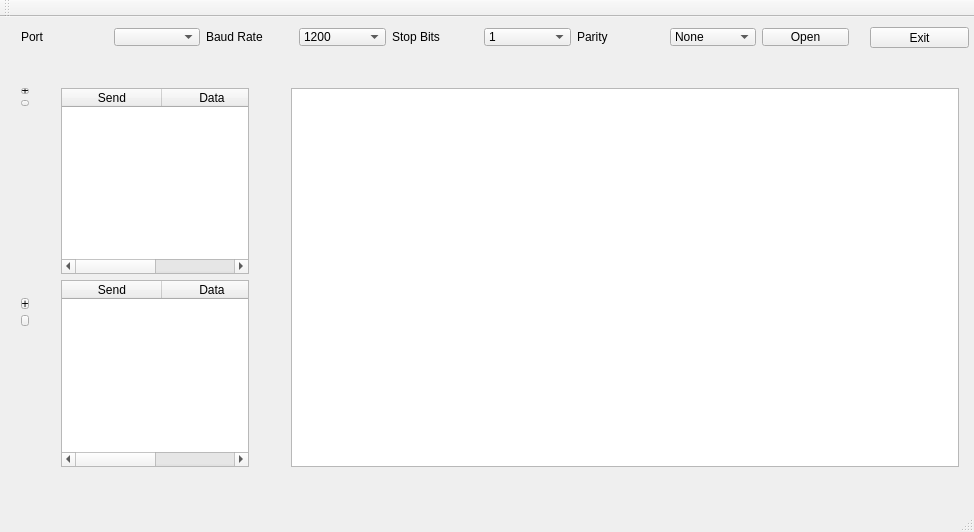
<?xml version="1.0" encoding="UTF-8"?>
<ui version="4.0">
 <class>serialPortApp</class>
 <widget class="QMainWindow" name="serialPortApp">
  <property name="geometry">
   <rect>
    <x>0</x>
    <y>0</y>
    <width>974</width>
    <height>532</height>
   </rect>
  </property>
  <property name="windowTitle">
   <string>serialPortApp</string>
  </property>
  <widget class="QWidget" name="centralWidget">
   <widget class="QPushButton" name="exitBtn">
    <property name="geometry">
     <rect>
      <x>870</x>
      <y>10</y>
      <width>99</width>
      <height>21</height>
     </rect>
    </property>
    <property name="text">
     <string>Exit</string>
    </property>
   </widget>
   <widget class="QWidget" name="gridLayoutWidget">
    <property name="geometry">
     <rect>
      <x>50</x>
      <y>60</y>
      <width>210</width>
      <height>401</height>
     </rect>
    </property>
    <layout class="QGridLayout" name="gridLayout">
     <item row="0" column="0">
      <widget class="QTableWidget" name="inputTable">
       <column>
        <property name="text">
         <string>Send</string>
        </property>
       </column>
       <column>
        <property name="text">
         <string>Data</string>
        </property>
       </column>
      </widget>
     </item>
     <item row="2" column="0">
      <widget class="QTableWidget" name="outputTable">
       <column>
        <property name="text">
         <string>Send</string>
        </property>
       </column>
       <column>
        <property name="text">
         <string>Data</string>
        </property>
       </column>
      </widget>
     </item>
    </layout>
   </widget>
   <widget class="QWidget" name="gridLayoutWidget_2">
    <property name="geometry">
     <rect>
      <x>280</x>
      <y>60</y>
      <width>690</width>
      <height>401</height>
     </rect>
    </property>
    <layout class="QGridLayout" name="dataLayout">
     <item row="0" column="0">
      <widget class="QTextEdit" name="mainData"/>
     </item>
    </layout>
   </widget>
   <widget class="QWidget" name="horizontalLayoutWidget">
    <property name="geometry">
     <rect>
      <x>10</x>
      <y>0</y>
      <width>850</width>
      <height>40</height>
     </rect>
    </property>
    <layout class="QHBoxLayout" name="horizontalLayout_3">
     <item>
      <widget class="QLabel" name="label_4">
       <property name="text">
        <string>Port</string>
       </property>
      </widget>
     </item>
     <item>
      <widget class="QComboBox" name="portCombo"/>
     </item>
     <item>
      <widget class="QLabel" name="label">
       <property name="text">
        <string>Baud Rate</string>
       </property>
      </widget>
     </item>
     <item>
      <widget class="QComboBox" name="baudCombo">
       <item>
        <property name="text">
         <string>1200</string>
        </property>
       </item>
       <item>
        <property name="text">
         <string>2400</string>
        </property>
       </item>
       <item>
        <property name="text">
         <string>4800</string>
        </property>
       </item>
       <item>
        <property name="text">
         <string>9600</string>
        </property>
       </item>
       <item>
        <property name="text">
         <string>19200</string>
        </property>
       </item>
       <item>
        <property name="text">
         <string>38400</string>
        </property>
       </item>
       <item>
        <property name="text">
         <string>56800</string>
        </property>
       </item>
       <item>
        <property name="text">
         <string>115200</string>
        </property>
       </item>
       <item>
        <property name="text">
         <string>230400</string>
        </property>
       </item>
      </widget>
     </item>
     <item>
      <widget class="QLabel" name="label_3">
       <property name="text">
        <string>Stop Bits</string>
       </property>
      </widget>
     </item>
     <item>
      <widget class="QComboBox" name="stopCombo">
       <item>
        <property name="text">
         <string>1</string>
        </property>
       </item>
       <item>
        <property name="text">
         <string>2</string>
        </property>
       </item>
      </widget>
     </item>
     <item>
      <widget class="QLabel" name="label_2">
       <property name="text">
        <string>Parity</string>
       </property>
      </widget>
     </item>
     <item>
      <widget class="QComboBox" name="parityCombo">
       <item>
        <property name="text">
         <string>None</string>
        </property>
       </item>
       <item>
        <property name="text">
         <string>Even</string>
        </property>
       </item>
       <item>
        <property name="text">
         <string>Odd</string>
        </property>
       </item>
      </widget>
     </item>
     <item>
      <widget class="QPushButton" name="portOpenBtn">
       <property name="text">
        <string>Open</string>
       </property>
      </widget>
     </item>
    </layout>
   </widget>
   <widget class="QWidget" name="gridLayoutWidget_3">
    <property name="geometry">
     <rect>
      <x>10</x>
      <y>60</y>
      <width>30</width>
      <height>40</height>
     </rect>
    </property>
    <layout class="QGridLayout" name="gridLayout_3">
     <item row="0" column="0">
      <widget class="QToolButton" name="addInput">
       <property name="text">
        <string>+</string>
       </property>
      </widget>
     </item>
     <item row="1" column="0">
      <widget class="QToolButton" name="removeInput">
       <property name="text">
        <string>---</string>
       </property>
      </widget>
     </item>
    </layout>
   </widget>
   <widget class="QWidget" name="gridLayoutWidget_4">
    <property name="geometry">
     <rect>
      <x>10</x>
      <y>270</y>
      <width>30</width>
      <height>50</height>
     </rect>
    </property>
    <layout class="QGridLayout" name="gridLayout_4">
     <item row="0" column="0">
      <widget class="QToolButton" name="addOutput">
       <property name="text">
        <string>+</string>
       </property>
      </widget>
     </item>
     <item row="1" column="0">
      <widget class="QToolButton" name="removeOutput">
       <property name="text">
        <string>---</string>
       </property>
      </widget>
     </item>
    </layout>
   </widget>
  </widget>
  <widget class="QMenuBar" name="menuBar">
   <property name="geometry">
    <rect>
     <x>0</x>
     <y>0</y>
     <width>974</width>
     <height>19</height>
    </rect>
   </property>
  </widget>
  <widget class="QToolBar" name="mainToolBar">
   <attribute name="toolBarArea">
    <enum>TopToolBarArea</enum>
   </attribute>
   <attribute name="toolBarBreak">
    <bool>false</bool>
   </attribute>
  </widget>
  <widget class="QStatusBar" name="statusBar"/>
 </widget>
 <layoutdefault spacing="6" margin="11"/>
 <resources/>
 <connections/>
 <slots>
  <slot>stateChanged(QEvent*)</slot>
 </slots>
</ui>
